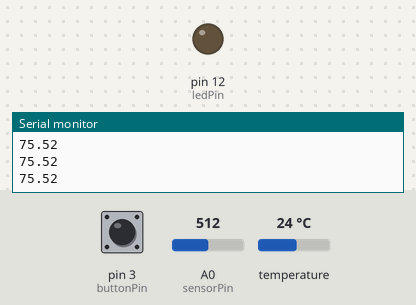
The sketch below on a simulated Arduino Uno, built with avr-gcc and run on an emulated ATmega328P. On the bench: output pins drawn as LEDs (lit = HIGH), the last lines printed to the serial monitor. The test bench sets the inputs (shaded band); at power-on: pin 3 (buttonPin) LOW, A0 (sensorPin) = 512, temperature 24 °C.

Above: at 1.2 s.
1.3 s: pin 3 (buttonPin) pulled HIGH for 0.15 s
At 3.2 s:
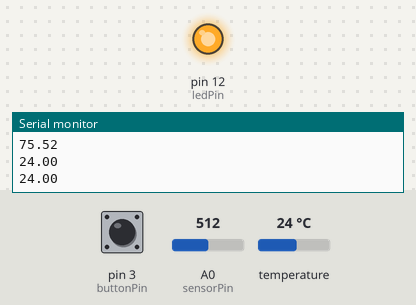
Timing chart, 0 to 4.7 s (numbered marks = the images above; inputs shaded):
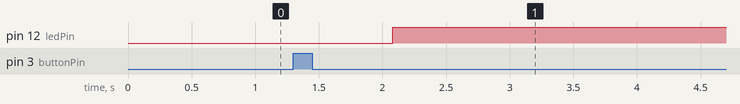

Measured:
- after the input at 1.3 s, pin 12 (ledPin): LOW → HIGH after 0.78 s

The sketch:

watertemp_4.ino
```cpp
#include <OneWire.h>
#include <DallasTemperature.h>

// Data wire is plugged into pin 2 on the Arduino
#define ONE_WIRE_BUS 2
const int buttonPin = 3;     // the number of the pushbutton pin
const int ledPin =  12;      // the number of the LED pin
// variables will change:
int buttonState = 0;         // variable for reading the pushbutton status

double temp = 0;


int sensorPin = A0;    // select the input pin for the potentiometer
double sensorValue = 0;  // variable to store the value coming from the sensor
double sensorValue1 = 0;  // variable to store the value coming from the sensor

// Setup a oneWire instance to communicate with any OneWire devices
// (not just Maxim/Dallas temperature ICs)
OneWire oneWire(ONE_WIRE_BUS);

// Pass our oneWire reference to Dallas Temperature.
DallasTemperature sensors(&oneWire);

void setup(void)
{
  // start serial port
  Serial.begin(9600);
  // initialize the LED pin as an output:
  pinMode(ledPin, OUTPUT);
  // initialize the pushbutton pin as an input:
  pinMode(buttonPin, INPUT);

  // Start up the library
  sensors.begin();
}


void loop(void)
{

  // read the value from the sensor:
  sensorValue = analogRead(sensorPin);
  sensorValue1 = (sensorValue*100)/678;
  // read the state of the pushbutton value:
  buttonState = digitalRead(buttonPin);
  // check if the pushbutton is pressed.
  // if it is, the buttonState is HIGH:
  if (buttonState == HIGH) {
    sensors.requestTemperatures(); // Send the command to get temperatures
    // call sensors.requestTemperatures() to issue a global temperature
    // request to all devices on the bus
    Serial.print(sensors.getTempCByIndex(0)); // Why "byIndex"?
    Serial.println();

    while (sensors.getTempCByIndex(0) < sensorValue1) {
      // turn LED on:
      digitalWrite(ledPin, HIGH);
      sensors.requestTemperatures(); // Send the command to get temperatures
    // call sensors.requestTemperatures() to issue a global temperature
    // request to all devices on the bus
    Serial.print(sensors.getTempCByIndex(0)); // Why "byIndex"?
    Serial.println();
    }
    digitalWrite(ledPin, LOW);
  }


  Serial.print(sensorValue1);
  Serial.println();
    // You can have more than one IC on the same bus.
    // 0 refers to the first IC on the wire

}
```
